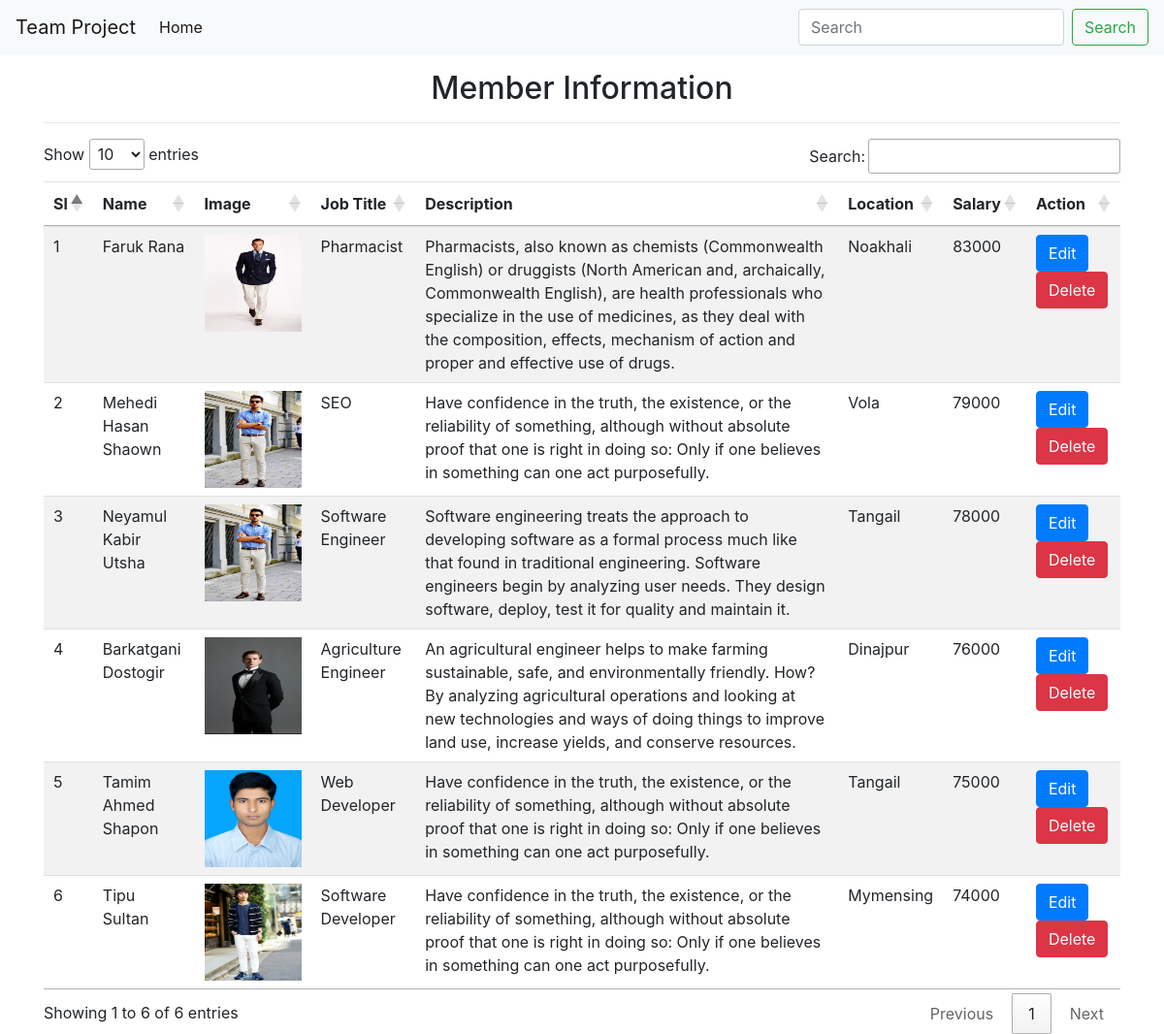
/info.php, run on the app's committed database.
### tables this page shows
CREATE TABLE `member_info` (
  `ID` int(10) NOT NULL,
  `Name` text NOT NULL,
  `Image` varchar(100) DEFAULT NULL,
  `Job` varchar(20) NOT NULL,
  `Description` varchar(500) NOT NULL,
  `Location` varchar(50) NOT NULL,
  `Salary` int(6) NOT NULL
);

### info.php (the view, shortened to what this page needs)
<?php
    include_once('resources/header.php');
    include_once('resources/connection.php');
    $data = $mySql->query("SELECT* FROM member_info ORDER BY Salary DESC");
?>
    <div class="container">
        <h2 class="text-center my-3">Member Information</h2>
        <hr>
        <table class="table table-striped" id="table_id">
            <thead>
                <tr>
                    <th>Sl</th>
                    <th>Name</th>
                    <th>Image</th>
                    <th>Job Title</th>
                    <th style="width: 400px">Description</th>
                    <th>Location</th>
                    <th>Salary</th>
                    <th>Action</th>
                </tr>
            </thead>
            <tbody>
                <?php
                $i = 1;
                while($dt = $data->fetch_assoc()) {?>
                <tr>
                    <td><?php echo $i++; ?></td>
                    <td><?php echo $dt['Name']; ?></td>
                    <td><img src="images/<?php echo $dt['Image']; ?>" alt="" style="width: 100px; height: 100px"></td>
                    <td><?php echo $dt['Job']; ?></td>
                    <td><?php echo $dt['Description']; ?></td>
                    <td><?php echo $dt['Location']; ?></td>
                    <td><?php echo $dt['Salary']; ?></td>
                    <td>
                        <a href="edit.php?id=<?php echo $dt['ID']?>" class="btn btn-primary">Edit</a>
                        <button type="button" class="btn btn-danger" data-toggle="modal" data-target="#exampleModal<?php echo $dt['ID']; ?>">
                            Delete
                        </button>
                    </td>
                </tr>
                <?php }?>
            </tbody>
        </table>
    </div>
<?php
    include_once('resources/footer.php');
?>

### data on the page
member_info: Name "Faruk Rana", Image (picture), Job "Pharmacist", Description "Pharmacists, also known as chemists (Commonwealth English) or druggists (North American and, archaically, Commonwealth English), are health professionals who specialize in the use of medicines, as they deal with the composition, effects, mechanism of action and proper and effective use of drugs.", Location "Noakhali", Salary "83000"
member_info: Name "Mehedi Hasan Shaown", Image (picture), Job "SEO", Description "Have confidence in the truth, the existence, or the reliability of something, although without absolute proof that one is right in doing so: Only if one believes in something can one act purposefully.", Location "Vola", Salary "79000"
member_info: Name "Neyamul Kabir Utsha", Image (picture), Job "Software Engineer", Description "Software engineering treats the approach to developing software as a formal process much like that found in traditional engineering. Software engineers begin by analyzing user needs. They design software, deploy, test it for quality and maintain it.", Location "Tangail", Salary "78000"
member_info: Name "Barkatgani Dostogir", Image (picture), Job "Agriculture Engineer", Description "An agricultural engineer helps to make farming sustainable, safe, and environmentally friendly. How? By analyzing agricultural operations and looking at new technologies and ways of doing things to improve land use, increase yields, and conserve resources.", Location "Dinajpur", Salary "76000"
member_info: Name "Tamim Ahmed Shapon", Image (picture), Job "Web Developer", Description "Have confidence in the truth, the existence, or the reliability of something, although without absolute proof that one is right in doing so: Only if one believes in something can one act purposefully.", Location "Tangail", Salary "75000"
member_info: Name "Tipu Sultan", Image (picture), Job "Software Developer", Description "Have confidence in the truth, the existence, or the reliability of something, although without absolute proof that one is right in doing so: Only if one believes in something can one act purposefully.", Location "Mymensing", Salary "74000"
